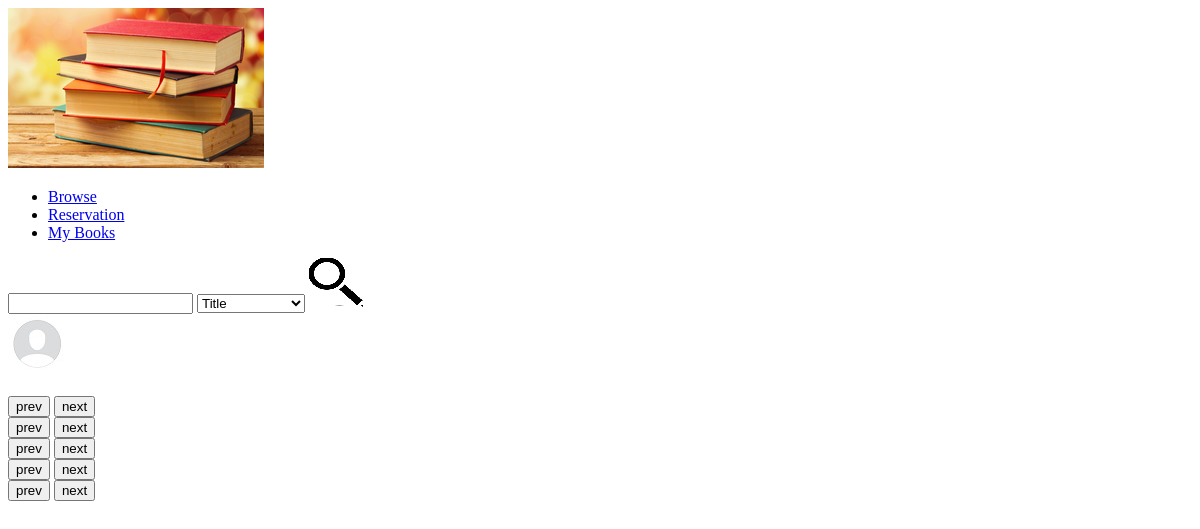
Before: /PhpFiles/home.php with the older database file.
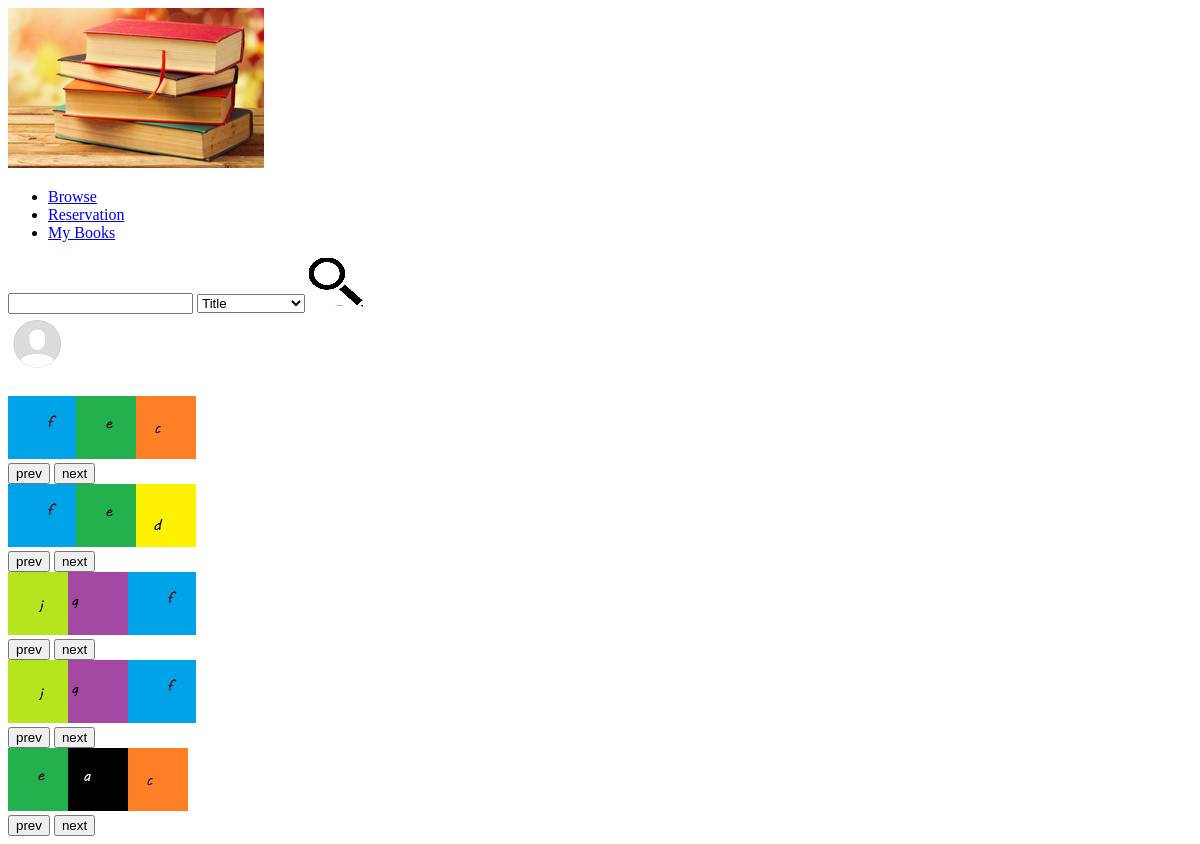
After: the same page with the newer database file.
### tables this page shows
CREATE TABLE `book` (
  `ISBN` varchar(30) NOT NULL,
  `title` varchar(50) NOT NULL,
  `publication_year` date NOT NULL,
  `publish_house` int(11) NOT NULL,
  `quantity` int(11) NOT NULL,
  `price` int(11) NOT NULL,
  `reservation_points` int(11) NOT NULL,
  `cover_photo` varchar(100) DEFAULT NULL,
  `description` varchar(200) DEFAULT NULL,
  `likes` int(11) DEFAULT NULL
);

CREATE TABLE `online_books` (
  `id` int(11) NOT NULL,
  `user_id` int(11) NOT NULL,
  `category_id` int(11) NOT NULL,
  `title` varchar(40) NOT NULL,
  `publish_date` date NOT NULL,
  `likes` int(11) NOT NULL,
  `cover_photo` varchar(100) DEFAULT NULL,
  `description` varchar(200) DEFAULT NULL
);

### PhpFiles/home.php (the view, shortened to what this page needs)
<?php
$server='localhost';
		$usernameDB='root';
		$passwordDB='';
		$databaze="biblioteka";
		$connnection=new mysqli($server,$usernameDB,$passwordDB,$databaze);
		$username=$_SESSION["username"];
		$sql="SELECT `name`,`surname`,`points`,`profile_photo` FROM users WHERE username='{$username}'";
		$result=$connnection->query($sql);
				$user = $result->fetch_assoc();
		$sql="SELECT `ISBN`,cover_photo FROM book ORDER BY publication_year DESC";
		$libratSipasDates=$connnection->query($sql);
		$sql="SELECT `ISBN`,cover_photo FROM book ORDER BY likes DESC";
		$libratSipasPelqimeve=$connnection->query($sql);
		$sql="SELECT `id`,cover_photo FROM online_books ORDER BY likes DESC";
		$libratOnlineSipasPelqimeve=$connnection->query($sql);
		$sql="SELECT `id`,cover_photo FROM online_books ORDER BY publish_date DESC";
		$libratOnlineSipasDates=$connnection->query($sql);
		$sql="SELECT `ISBN`,cover_photo FROM book WHERE reservation_points!=0 ORDER BY reservation_points DESC";
		$libratPremium=$connnection->query($sql);
?>
<!DOCTYPE html>
<html>
<head>
	<link rel="stylesheet" type="text/css" href="/BibliotekaOnline/Styles/home.css">
</head>
<body>
	<div>
		<a href="home.php"><img src="/BibliotekaOnline/AppImages/libraryLogo.ico"></a>
		<ul>
			<li><a href="browse.php"> Browse </a></li>
			<li><a href="reservation.php">Reservation</a></li>
			<li><a href="myBooks.php">My Books</a></li>
		</ul>
		<input type="text" name="search">
		<select name="filter">
			<option value="title">Title</option>
		</select>
		<img src="/BibliotekaOnline/AppImages/search.png" >
	</div>
		<div id="profile">
			<?php
				$profilePhotoPath="/BibliotekaOnline/UserImages/";
				if(empty($user["profile_photo"])){
						$profilePhotoPath.="default.jpg";
				}
				else{
					$profilePhotoPath.=$user["profile_photo"];
				}
				?>
			<img src="<?php  echo $profilePhotoPath  ?>">
			</div>
				<br>
			<div>
				<?php
				 $ok=true;
				 $nrLibr=7;
					while ($ok && $nrLibr!=0) {
						echo "<div class='slidet1 fade'>";
						for($j=0;$j<3;$j++){
							if($i=$libratSipasDates->fetch_assoc()){
								echo "<img src='/BibliotekaOnline/BookImages/".$i["cover_photo"]."'>";
									$nrLibr--;
							}
							else{
								$ok=false;
								break;
							}
						}
						echo "</div>";
					}
				  ?>
			</div>
			<button onclick="slide(-1,0)">prev</button>
			<button onclick="slide(1,0)">next</button>
<br>
			<div>
				<?php
				 $ok=true;
				 $nrLibr=7;
					while ($ok && $nrLibr!=0) {
						echo "<div class='slidet2 fade'>";
						for($j=0;$j<3;$j++){
							if($i=$libratSipasPelqimeve->fetch_assoc()){
								echo "<img src='/BibliotekaOnline/BookImages/".$i["cover_photo"]."'>";
									$nrLibr--;
							}
							else{
								$ok=false;
								break;
							}
						}
						echo "</div>";
					}
				  ?>
			</div>
			<button onclick="slide(-1,1)">prev</button>
			<button onclick="slide(1,1)">next</button>
<div>
				<?php
				 $ok=true;
				 $nrLibr=7;
					while ($ok && $nrLibr!=0) {
						echo "<div class='slidet3 fade'>";
						for($j=0;$j<3;$j++){
							if($i=$libratOnlineSipasPelqimeve->fetch_assoc()){
								echo "<img src='/BibliotekaOnline/BookImages/".$i["cover_photo"]."'>";
									$nrLibr--;
									if($nrLibr==0){
										break;
									}
							}
							else{
								$ok=false;
								break;
							}
						}
						echo "</div>";
					}
				  ?>
			</div>
			<button onclick="slide(-1,2)">prev</button>
			<button onclick="slide(1,2)">next</button>
<div>
				<?php
				 $ok=true;
				 $nrLibr=7;
					while ($ok && $nrLibr!=0) {
						echo "<div class='slidet4 fade'>";
						for($j=0;$j<3;$j++){
							if($i=$libratOnlineSipasDates->fetch_assoc()){
								echo "<img src='/BibliotekaOnline/BookImages/".$i["cover_photo"]."'>";
									$nrLibr--;
									if($nrLibr==0){
										break;
									}
							}
							else{
								$ok=false;
								break;
							}
						}
						echo "</div>";
					}
				  ?>
			</div>
			<button onclick="slide(-1,3)">prev</button>
			<button onclick="slide(1,3)">next</button>
<div>
				<?php
				 $ok=true;
				 $nrLibr=7;
					while ($ok && $nrLibr!=0) {
						echo "<div class='slidet5 fade'>";
						for($j=0;$j<3;$j++){
							if($i=$libratPremium->fetch_assoc()){
								echo "<img src='/BibliotekaOnline/BookImages/".$i["cover_photo"]."'>";
									$nrLibr--;
							}
							else{
								$ok=false;
								break;
							}
						}
						echo "</div>";
					}
				  ?>
			</div>
			<button onclick="slide(-1,4)">prev</button>
			<button onclick="slide(1,4)">next</button>
</body>
</html>

### Styles/home.css (style rules this page uses)
.slidet1,.slidet2,.slidet3,.slidet4,.slidet5 { display: none; }
img { position: relative; }

Changed rows visible on the page:
added book: cover_photo (picture)
added book: cover_photo (picture)
added book: cover_photo (picture)
added book: cover_photo (picture)
added online_books: cover_photo (picture)
added online_books: cover_photo (picture)
added online_books: cover_photo (picture)
added book: cover_photo (picture)
